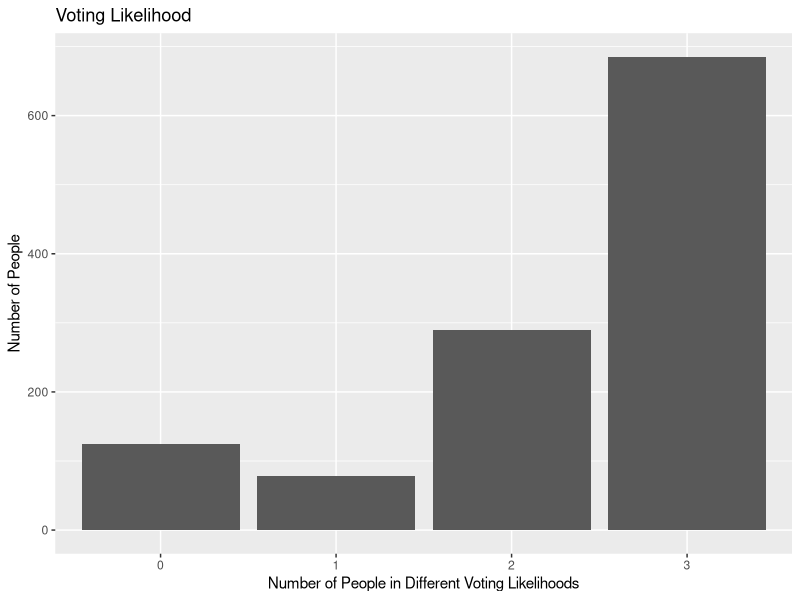
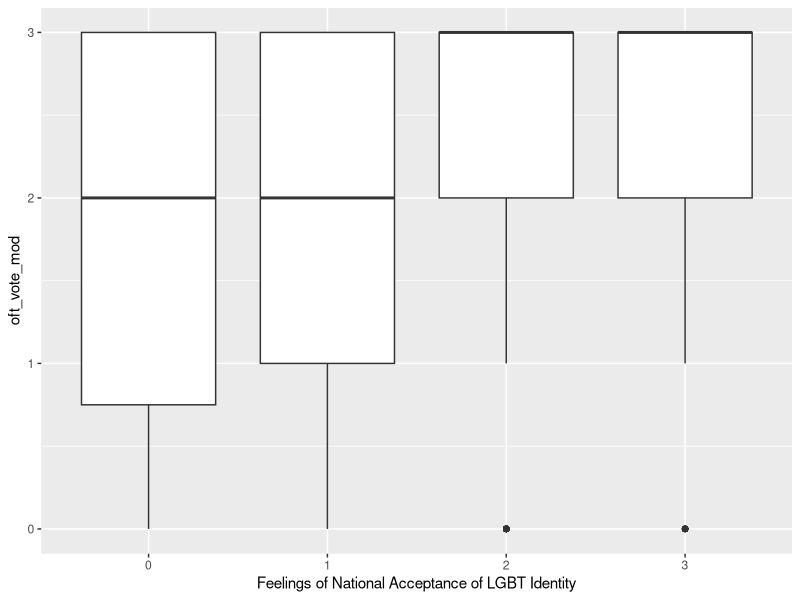

The R source for these figures, in order:
## ---- chunk 1
library(foreign)
library(tidyverse)
library(broom)
## ---- chunk 2
lgbt <- read.spss("pew2013lgbtpublicdatarelease.sav", to.data.frame=TRUE)
## ---- chunk 3
lgbt_data <- lgbt |>
  select(OFTVOTE, Q53, SEX, Q71, PPEDUCAT) |>
  rename(oft_vote = OFTVOTE,
         nat_acceptance = Q53,
         sex = SEX,
         loc_acceptance = Q71,
         ed = PPEDUCAT) |>
  mutate(nat_acceptance_mod = case_when(
    nat_acceptance == "None at all" ~ 0,
    nat_acceptance == "Only a little" ~ 1,
    nat_acceptance == "Some" ~ 2,
    nat_acceptance == "A lot" ~ 3
  )) |>
  mutate(oft_vote_mod = case_when(
    oft_vote == "Seldom" ~ 0,
    oft_vote == "Part of the time" ~ 1,
    oft_vote == "Nearly always" ~ 2,
    oft_vote == "Always" ~ 3
  )) |>
  mutate(sex_mod = if_else(sex == "Female", 1, 0)
  ) |>
  mutate(ed_mod = if_else(ed == "Bachelor's degree or higher", 1, 0)
    ) |>
  mutate(loc_acceptance_mod = case_when(
    loc_acceptance == "None at all" ~ 0,
    loc_acceptance == "Only a little" ~ 1,
    loc_acceptance == "Some" ~ 2,
    loc_acceptance == "A lot" ~ 3
  )) |>
  select(nat_acceptance_mod, oft_vote_mod, sex_mod, ed_mod, loc_acceptance_mod) |>
  drop_na()
head(lgbt_data)
## ---- chunk 4
ggplot(data = lgbt_data, mapping = aes(x = factor(oft_vote_mod))) +
  geom_bar() +
  labs (x = "Number of People in Different Voting Likelihoods",
        y = "Number of People",
        title = "Voting Likelihood")
## ---- chunk 5
n_zero_vote <- lgbt_data |>
  filter(oft_vote_mod == 0)
print(nrow(n_zero_vote))

n_one_vote <- lgbt_data |>
  filter(oft_vote_mod == 1)
print(nrow(n_one_vote))

n_two_vote <- lgbt_data |>
  filter(oft_vote_mod == 2)
print(nrow(n_two_vote))

n_three_vote <- lgbt_data |>
  filter(oft_vote_mod == 3)
print(nrow(n_three_vote))
## ---- chunk 6
ggplot(data = lgbt_data, mapping = aes(x = factor(nat_acceptance_mod),
                                       y = oft_vote_mod)) +
  geom_boxplot() +
  labs(
    x = "Feelings of National Acceptance of LGBT Identity")
## ---- chunk 7
regression <- lm(oft_vote_mod ~ nat_acceptance_mod, data = lgbt_data)
tidy(regression) |>
  knitr::kable(digits = 3, caption = "Multiple Variable Regression of Different Factors and Voting Likelihood")
## ---- chunk 8
multi_regression <- lm(oft_vote_mod ~ nat_acceptance_mod + sex_mod + ed_mod + loc_acceptance_mod, data = lgbt_data)
tidy(multi_regression) |>
  knitr::kable(digits = 3, caption = "Multiple Variable Regression of Different Factors and Voting Likelihood")
